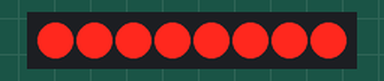
Simulated run of this sketch. Board: Arduino Uno, built with avr-gcc and run on an emulated ATmega328P. Shown: 8 shift-register outputs drawn as a row of LEDs (first output left, lit = HIGH). Wiring (inferred from the names in the program): shift register (74HC595): data pin 11; shift clock pin 13; latch pin 10. Wiring (inferred from the signals the program sends): row of LEDs: on Q0, Q1, Q2, Q3, Q4, Q5, Q6, Q7.

Above: at 0.1 s.
At 2.37 s:
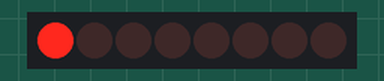
At 2.82 s:
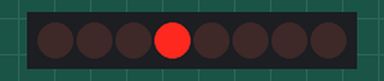
At 3.27 s:
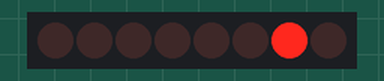
At 25.06 s:
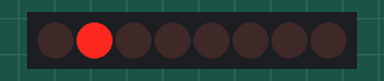
At 30.24 s:
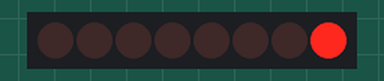
Timing chart, 0 to 40.0 s (numbered marks = the images above):
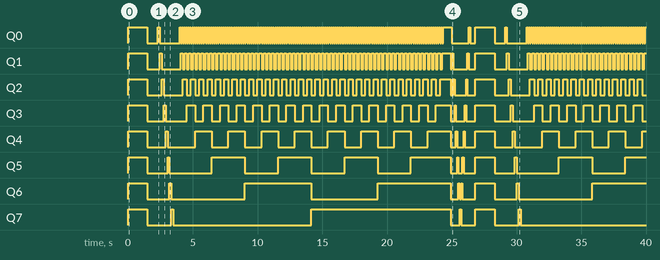

Measured:
- by itself, Q0: LOW → HIGH at 0.00 s, → LOW 1.5 s later, → HIGH 0.80 s later, → LOW 0.15 s later, … (381 changes in this stretch)
- by itself, Q1: LOW → HIGH at 0.00 s, → LOW 1.5 s later, → HIGH 0.95 s later, → LOW 0.15 s later, … (197 changes in this stretch)
- by itself, Q2: LOW → HIGH at 0.00 s, → LOW 1.5 s later, → HIGH 1.1 s later, → LOW 0.15 s later, … (104 changes in this stretch)
- by itself, Q3: LOW → HIGH at 0.00 s, → LOW 1.5 s later, → HIGH 1.3 s later, → LOW 0.15 s later, … (58 changes in this stretch)
- by itself, Q4: LOW → HIGH at 0.00 s, → LOW 1.5 s later, → HIGH 1.4 s later, → LOW 0.15 s later, … (35 changes in this stretch)
- by itself, Q5: LOW → HIGH at 0.00 s, → LOW 1.5 s later, → HIGH 1.6 s later, → LOW 0.15 s later, … (23 changes in this stretch)
- by itself, Q6: LOW → HIGH at 0.00 s, → LOW 1.5 s later, → HIGH 1.7 s later, → LOW 0.15 s later, … (17 changes in this stretch)
- by itself, Q7: LOW → HIGH at 0.00 s, → LOW 1.5 s later, → HIGH 1.9 s later, → LOW 0.15 s later, … (12 changes in this stretch)

The sketch:

74hc595_8_led_test.ino
```cpp
// =============================================
// 74HC595 + PN2222A Transistor Test
// Arduino Uno - Single Block with 8 LEDs
//
// D10 = LATCH
// D11 = DATA
// D13 = CLOCK
// =============================================

const int LATCH = 10;
const int DATA  = 11;
const int CLK   = 13;

void setup() {
  pinMode(LATCH, OUTPUT);
  pinMode(DATA, OUTPUT);
  pinMode(CLK, OUTPUT);

  sendByte(0b00000000);  // Start with all LEDs OFF
}

void sendByte(byte value) {
  digitalWrite(LATCH, LOW);

  shiftOut(DATA, CLK, MSBFIRST, value);

  digitalWrite(LATCH, HIGH);
  delayMicroseconds(10);
  digitalWrite(LATCH, LOW);
}

void loop() {

  // Test 1: Turn all LEDs ON
  sendByte(0b11111111);
  delay(1500);

  // Test 2: Turn all LEDs OFF
  sendByte(0b00000000);
  delay(800);

  // Test 3: Running-light test
  for (int i = 0; i < 8; i++) {
    sendByte(1 << i);
    delay(150);
  }

  sendByte(0);
  delay(400);

  // Test 4: Binary counter, 0 to 255
  for (int value = 0; value < 256; value++) {
    sendByte((byte)value);
    delay(80);
  }

  delay(500);

  // Test 5: Bouncing LED
  for (int i = 0; i < 7; i++) {
    sendByte(1 << i);
    delay(100);
  }

  for (int i = 7; i >= 0; i--) {
    sendByte(1 << i);
    delay(100);
  }

  sendByte(0);
  delay(400);
}
```
